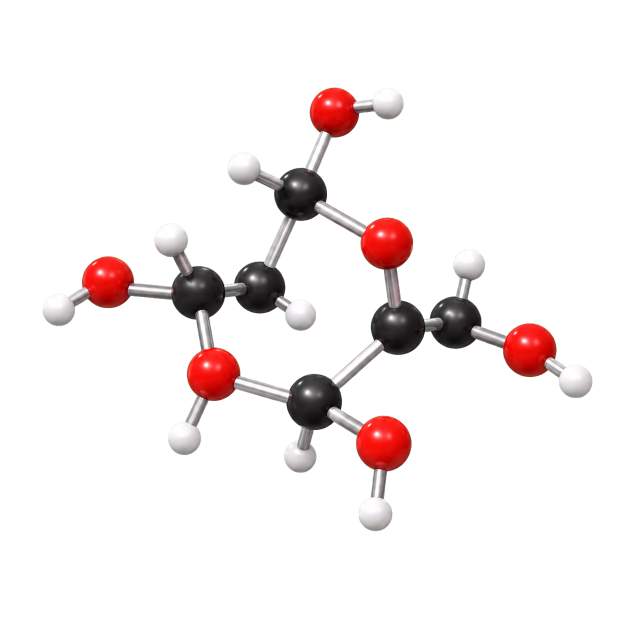
#> input picture cellular-respiration/assets/molecule-glucose-ai.png, 1254 x 1254 px (shown at 1/2 size)
$ python build_student_guide_en.py
#> lines starting #> are read from the running program, lines starting #| are printed output that depends on the picture
### cellular-respiration/build_student_guide.py
from pathlib import Path

from PIL import Image, ImageDraw, ImageFont
from docx import Document
from docx.enum.section import WD_SECTION
from docx.enum.table import WD_ALIGN_VERTICAL
from docx.enum.text import WD_ALIGN_PARAGRAPH
from docx.oxml import OxmlElement
from docx.oxml.ns import qn
from docx.shared import Inches, Pt, RGBColor


BASE = Path(__file__).resolve().parent
ASSETS = BASE / "assets"
OUT = BASE / "Guia de indagacion - Respiracion celular BioLab.docx"
SHOT = BASE / "guide-screenshot-clean.png"
MOLECULE_STRIP = BASE / "guia_moleculas_respiracion.png"
INQUIRY_IMG = BASE / "guia_ciclo_indagacion.png"


COLORS = {
    "navy": "0B3148",
    "blue": "2E74B5",
    "deep_blue": "1F4D78",
    "cyan": "BDEFF7",
    "cyan2": "DDF8FC",
    "mint": "DFF7E8",
    "gold": "FFF1BE",
    "orange": "F9D7AE",
    "rose": "F7D8DF",
    "lavender": "ECE0FF",
    "gray": "E8EEF5",
    "light": "F6FBFD",
    "white": "FFFFFF",
    "ink": "12324A",
    "muted": "4B6172",
}


def get_font(size=36, bold=False):
    candidates = [
        "C:/Windows/Fonts/arialbd.ttf" if bold else "C:/Windows/Fonts/arial.ttf",
        "C:/Windows/Fonts/calibrib.ttf" if bold else "C:/Windows/Fonts/calibri.ttf",
    ]
    for p in candidates:
        if Path(p).exists():
            return ImageFont.truetype(p, size)
    return ImageFont.load_default()


# [113 lines left out: functions create_molecule_strip, create_inquiry_image, set_cell_shading, set_cell_text, set_table_widths, shade_header and 1 more, not called in this run]


def add_heading(doc, text, level=1):
    p = doc.add_heading(text, level=level)
    return p


# [518 lines left out: functions add_callout, add_lines, add_checkbox_list, set_styles, apply_spanish_orthography, add_cover and 1 more, not called in this run]


# [2 lines that do not run on import are left out]

### cellular-respiration/build_student_guide_en.py
from pathlib import Path

from PIL import Image, ImageDraw
from docx import Document
from docx.enum.text import WD_ALIGN_PARAGRAPH
from docx.shared import Inches, Pt, RGBColor

from build_student_guide import (
    ASSETS,
    COLORS,
    add_callout,
    add_checkbox_list,
    add_heading,
    add_lines,
    add_table,
    get_font,
    set_cell_text,
    set_styles,
)


BASE = Path(__file__).resolve().parent
OUT = BASE / "Student Inquiry Guide - Cellular Respiration BioLab.docx"
SHOT = BASE / "guide-screenshot-clean-en.png"
MOLECULE_STRIP = BASE / "guide_respiration_molecules_en.png"
INQUIRY_IMG = BASE / "guide_inquiry_cycle_en.png"


def create_molecule_strip_en():
    items = [
        ("molecule-glucose-ai.png", "Glucose", "C6H12O6"),
        ("molecule-o2-ai.png", "Oxygen", "O2"),
        ("molecule-pyruvate-ai.png", "Pyruvate", "C3H3O3-"),
        ("molecule-atp-ai.png", "ATP", "energy"),
        ("molecule-co2-ai.png", "Carbon dioxide", "CO2"),
        ("molecule-h2o-ai.png", "Water", "H2O"),
        ("molecule-lactate-ai.png", "Lactate", "C3H5O3-"),
    ]
    w, h = 1500, 310
    img = Image.new("RGBA", (w, h), "#EAF8FB")
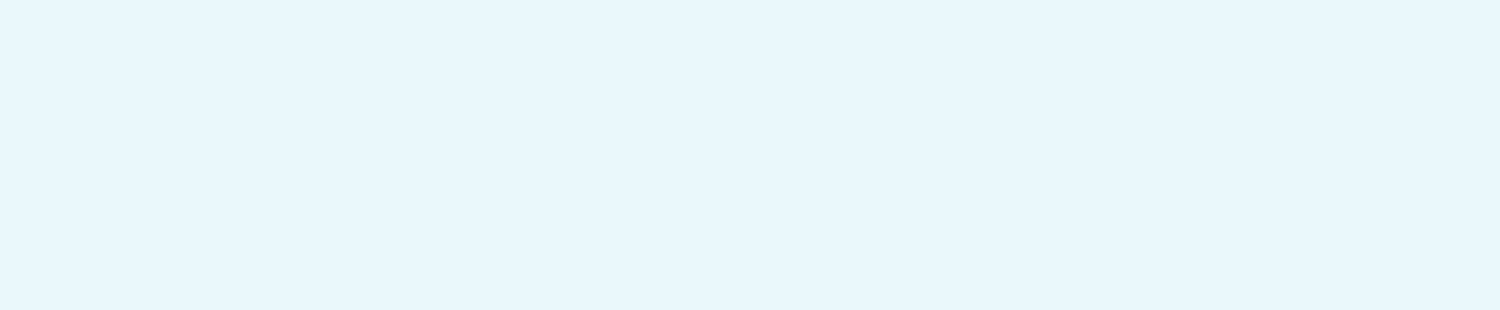
#> img: PIL image 1500x310 RGBA; mean R, G, B, A 234, 248, 251, 255
    draw = ImageDraw.Draw(img)
    title_font = get_font(34, True)
    label_font = get_font(23, True)
    small_font = get_font(20, False)
    draw.rounded_rectangle((14, 14, w - 14, h - 14), radius=34, fill="#EAF8FB", outline="#74C8D8", width=4)
    draw.text((42, 28), "Molecular nomenclature for interpreting the model", fill="#0B3148", font=title_font)
    cell_w = (w - 84) // len(items)
    for i, (file_name, label, formula) in enumerate(items):
        x = 42 + i * cell_w
        cx = x + cell_w // 2
        if i:
            draw.line((x - 12, 96, x - 12, h - 32), fill="#C7E5EC", width=2)
        mol = Image.open(ASSETS / file_name).convert("RGBA")
#> mol is the input picture: PIL image 1254x1254 RGBA; mean R, G, B, A 16.7, 10.6, 10.4, 27.2
        mol.thumbnail((128, 112), Image.LANCZOS)
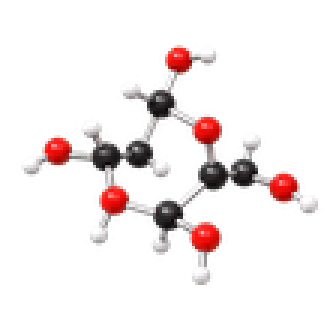
#> mol: PIL image 112x112 RGBA (shown 3 times larger); mean R, G, B, A 28.7, 19.6, 19.1, 27.2; transparent parts drawn white
        img.alpha_composite(mol, (cx - mol.width // 2, 100))
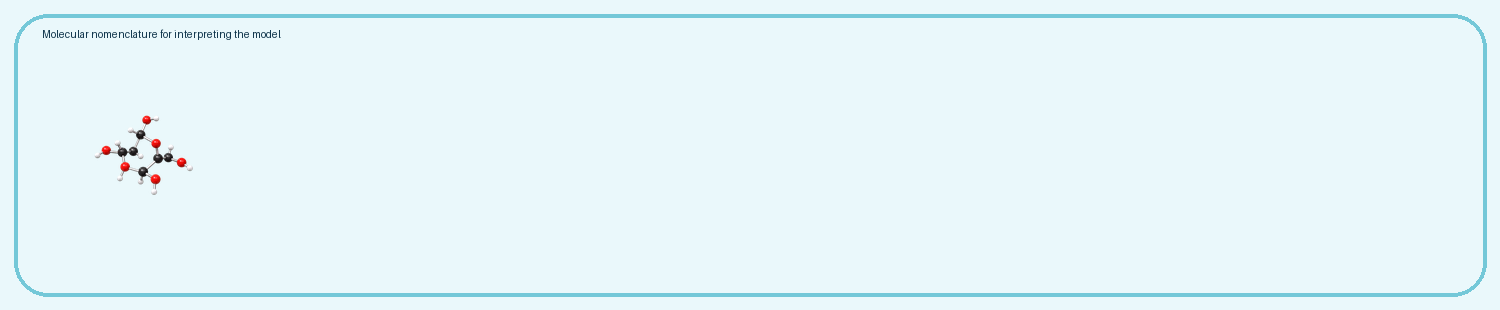
#> img: PIL image 1500x310 RGBA; mean R, G, B, A 230, 245.9, 249.3, 255
        tw = draw.textbbox((0, 0), label, font=label_font)
#> tw = (0, 2, 37, 10)
        draw.text((cx - (tw[2] - tw[0]) / 2, 220), label, fill="#0B3148", font=label_font)
        fw = draw.textbbox((0, 0), formula, font=small_font)
#> fw = (0, 2, 46, 10)
        draw.text((cx - (fw[2] - fw[0]) / 2, 252), formula, fill="#4B6172", font=small_font)
#> pass 2 of the loop in create_molecule_strip_en, `for i, (file_name, label, formula) in enumerate(items):`:
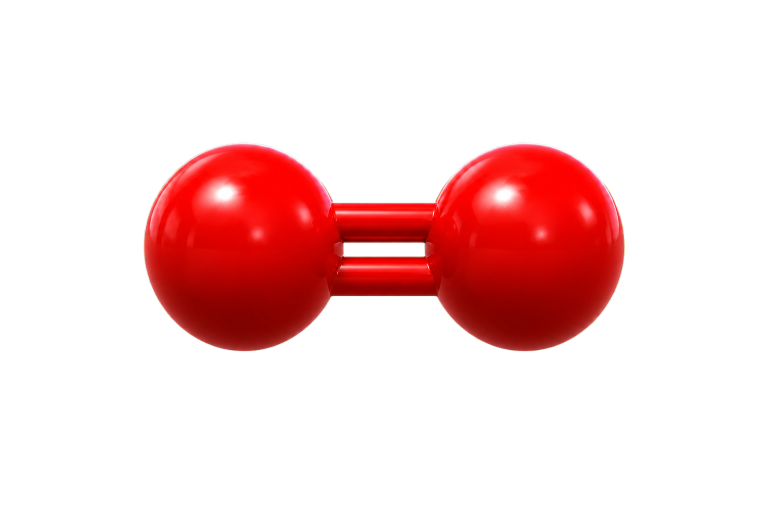
#> input picture cellular-respiration/assets/molecule-o2-ai.png, 1536 x 1024 px (shown at 1/2 size)
#> in create_molecule_strip_en, mol is the input picture: PIL image 1536x1024 RGBA; mean R, G, B, A 37.9, 4.3, 4.1, 46.9
#> in create_molecule_strip_en, `mol.thumbnail((128, 112), Image.LANCZOS)`:
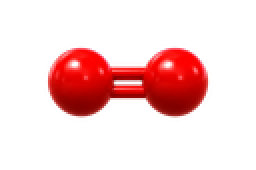
#> mol: PIL image 128x85 RGBA (shown 2 times larger); mean R, G, B, A 45.3, 8.4, 8.2, 47; transparent parts drawn white
#> in create_molecule_strip_en, `img.alpha_composite(mol, (cx - mol.width // 2, 100))`:
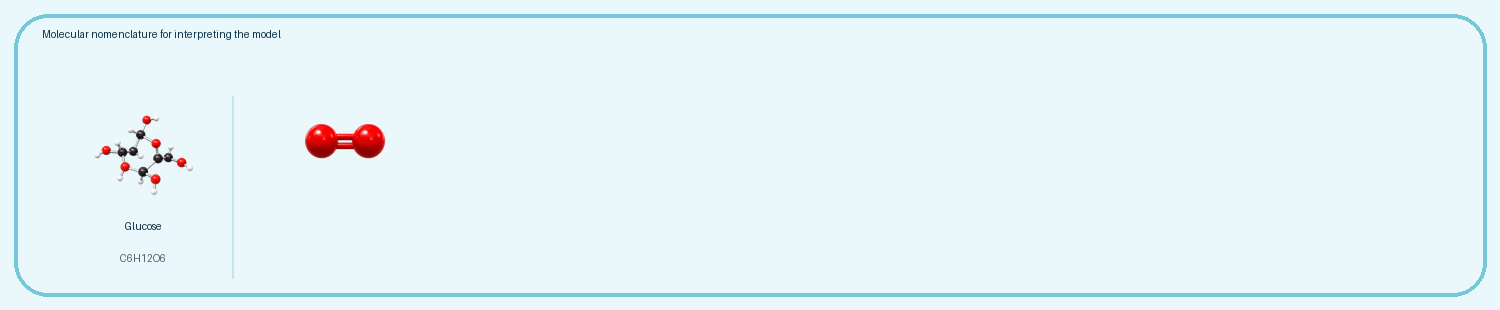
#> img: PIL image 1500x310 RGBA; mean R, G, B, A 229.8, 244.9, 248.3, 255
#> tw = (0, 2, 36, 12)
#> fw = (0, 2, 13, 10)
#> pass 3 of the loop in create_molecule_strip_en, `for i, (file_name, label, formula) in enumerate(items):`:
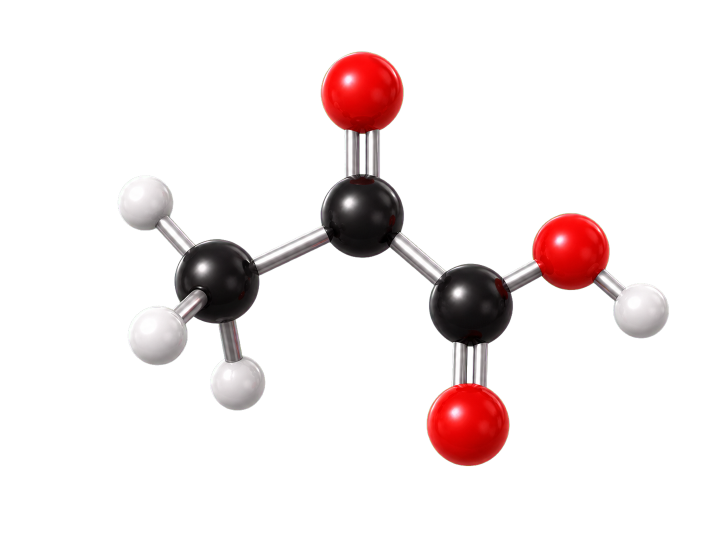
#> input picture cellular-respiration/assets/molecule-pyruvate-ai.png, 1448 x 1086 px (shown at 1/2 size)
#> in create_molecule_strip_en, mol is the input picture: PIL image 1448x1086 RGBA; mean R, G, B, A 19.1, 11.5, 11.5, 31.7
#> in create_molecule_strip_en, `mol.thumbnail((128, 112), Image.LANCZOS)`:
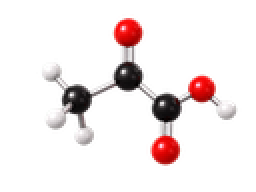
#> mol: PIL image 128x96 RGBA (shown 2 times larger); mean R, G, B, A 29.3, 19.6, 19.6, 31.6; transparent parts drawn white
#> in create_molecule_strip_en, `img.alpha_composite(mol, (cx - mol.width // 2, 100))`:
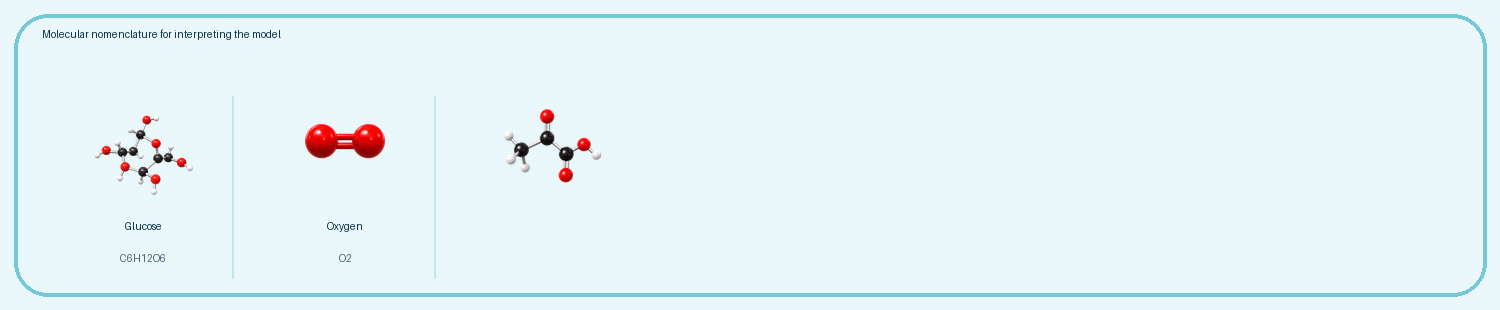
#> img: PIL image 1500x310 RGBA; mean R, G, B, A 229.5, 244.3, 247.7, 255
#> tw = (0, 2, 41, 12)
#> fw = (0, 2, 43, 10)
#> the loop made 5 passes; the first 3 are shown
    img.convert("RGB").save(MOLECULE_STRIP, quality=95)


# [70 lines left out: functions create_inquiry_image_en, add_cover_en, not called in this run]


def build_doc_en():
    create_molecule_strip_en()
    create_inquiry_image_en()
    doc = Document()
    section = doc.sections[0]
    section.page_width = Inches(8.5)
    section.page_height = Inches(11)
    section.top_margin = Inches(1)
    section.bottom_margin = Inches(1)
    section.left_margin = Inches(1)
    section.right_margin = Inches(1)
    section.header_distance = Inches(0.492)
    section.footer_distance = Inches(0.492)
    set_styles(doc)

    footer = section.footer.paragraphs[0]
    footer.alignment = WD_ALIGN_PARAGRAPH.CENTER
    fr = footer.add_run("Cellular Respiration BioLab - Student Inquiry Guide")
    fr.font.size = Pt(9)
    fr.font.color.rgb = RGBColor.from_string(COLORS["muted"])

    add_cover_en(doc)
    doc.add_page_break()

    add_heading(doc, "1. Before experimenting: scientific orientation", 1)
    doc.add_picture(str(INQUIRY_IMG), width=Inches(6.45))
    add_callout(
        doc,
        "Key idea",
        "A simulator is not used to guess answers: it is used to test relationships. Change one variable at a time, keep a control group, and support your conclusions with numerical and observational evidence.",
        COLORS["cyan2"],
    )
    add_heading(doc, "Learning objectives", 2)
    add_checkbox_list(
        doc,
        [
            "Formulate an investigable question about cellular respiration.",
            "Design a fair test by changing one independent variable and keeping the others constant.",
            "Record ATP/glucose, aerobic efficiency, oxygen debt, and lactate data.",
            "Explain why the cell shifts between aerobic respiration and lactic fermentation.",
            "Build a conclusion that connects evidence, biological reasoning, and model limitations.",
        ],
    )
    add_heading(doc, "Simulator variables", 2)
    add_table(
        doc,
        ["Manipulated variable", "Simulator unit", "What it represents biologically", "Initial prediction"],
        [
            ["Available glucose", "mg/dL", "Fuel that enters glycolysis and allows pyruvate formation.", ""],
            ["Available oxygen", "% O2", "Final electron acceptor in the electron transport chain.", ""],
            ["Mitochondrial activity", "%", "Capacity of inner membranes, enzymes, and organelles to produce ATP.", ""],
            ["Energy demand", "%", "The cell's ATP requirement: rest, exercise, or high activity.", ""],
            ["Cell temperature", "degrees C", "Enzyme speed and protein/membrane stability.", ""],
        ],
        [1.55, 1.05, 2.85, 1.05],
        COLORS["gray"],
        8,
    )

    doc.add_page_break()
    add_heading(doc, "2. Nomenclature and model reading", 1)
    doc.add_picture(str(MOLECULE_STRIP), width=Inches(6.45))
    add_heading(doc, "Simulator lab readings", 2)
    add_table(
        doc,
        ["Indicator", "Unit", "Reference value for interpretation", "How to use it in your analysis"],
        [
            ["ATP production", "ATP/glucose", "Aerobic respiration is commonly approximated at 30-32 ATP per glucose; the simulator scales up to 32.", "Compare whether your changes move the cell toward or away from efficient production."],
            ["Aerobic efficiency", "%", "High when glucose, O2, and functioning mitochondria are available.", "Explain whether the cell is using its substrates efficiently or whether a limitation appears."],
            ["Oxygen debt", "% O2", "Increases when demand exceeds oxygen availability.", "Relate high oxygen debt to lower aerobic ATP and higher lactate."],
            ["Lactic fermentation", "mmol/L", "Approximate normal blood lactate: 0.5-2.2 mmol/L; higher values suggest accumulation.", "Interpret whether the scenario simulates metabolic stress or low O2 availability."],
        ],
        [1.55, 1.0, 2.25, 1.7],
        COLORS["mint"],
        8,
    )
    add_heading(doc, "Your investigable question", 2)
    doc.add_paragraph("Write a question that can be answered by modifying only one simulator variable.")
    add_lines(doc, 3)
    add_heading(doc, "Hypothesis", 2)
    doc.add_paragraph("Write a causal prediction: if I modify ___, then ___, because ___.")
    add_lines(doc, 4)

    doc.add_page_break()
    add_heading(doc, "3. Experiment A: control group and glucose change", 1)
    add_callout(
        doc,
        "Experimental rule",
        "First press Control group. Then modify only glucose. Do not change oxygen, mitochondrial activity, demand, or temperature during this experiment.",
        COLORS["mint"],
    )
    add_table(
        doc,
        ["Trial", "Glucose (mg/dL)", "ATP/glucose", "Efficiency (%)", "CO2", "Lactate (mmol/L)", "Observation"],
        [
            ["Control", "90", "", "", "", "", ""],
            ["Low glucose", "20-50", "", "", "", "", ""],
            ["Medium glucose", "90", "", "", "", "", ""],
            ["High glucose", "150-180", "", "", "", "", ""],
        ],
        [0.72, 1.05, 0.88, 0.82, 0.62, 1.0, 1.45],
        COLORS["cyan"],
        7,
    )
    add_heading(doc, "Experiment A analysis", 2)
    add_table(
        doc,
        ["Analysis question", "Evidence-based answer"],
        [
            ["What happened to ATP when glucose was very low?", ""],
            ["Did high glucose always increase efficiency? Explain.", ""],
            ["Which variable did you keep constant to make the comparison fair?", ""],
        ],
        [2.15, 4.15],
        COLORS["gray"],
        8,
    )

    doc.add_page_break()
    add_heading(doc, "4. Experiment B: oxygen and lactic fermentation", 1)
    add_callout(
        doc,
        "Biological focus",
        "The electron transport chain needs oxygen as its final acceptor. When oxygen decreases, pyruvate may be redirected toward lactate and ATP production falls.",
        COLORS["rose"],
    )
    add_table(
        doc,
        ["Trial", "Oxygen (%)", "ATP/glucose", "O2 debt (%)", "Lactate (mmol/L)", "Oxygen state", "Interpretation"],
        [
            ["Control", "96", "", "", "", "", ""],
            ["Limited", "70", "", "", "", "", ""],
            ["Low", "55", "", "", "", "", ""],
            ["Critical", "30", "", "", "", "", ""],
        ],
        [0.72, 0.85, 0.9, 0.9, 1.0, 1.05, 1.05],
        COLORS["rose"],
        7,
    )
    add_heading(doc, "Argue", 2)
    doc.add_paragraph("Use your data to explain why lactate can increase even when glucose is still available.")
    add_lines(doc, 6)

    doc.add_page_break()
    add_heading(doc, "5. Experiment C: mitochondrion, demand, and temperature", 1)
    add_table(
        doc,
        ["Scenario", "Mitochondrial activity (%)", "Demand (%)", "Temperature (C)", "ATP/glucose", "Cell balance", "Biological explanation"],
        [
            ["Efficient mitochondrion", "80-100", "55", "37", "", "", ""],
            ["Low mitochondrial activity", "10-40", "55", "37", "", "", ""],
            ["High demand", "80", "120-140", "37", "", "", ""],
            ["Heat stress", "80", "55", "40-44", "", "", ""],
        ],
        [1.0, 1.1, 0.78, 0.78, 0.78, 0.85, 1.35],
        COLORS["lavender"],
        7,
    )
    add_heading(doc, "Comparative mini-conclusion", 2)
    doc.add_paragraph("Which factor reduced cell balance the most: low mitochondrial activity, high demand, or extreme temperature? Justify with data.")
    add_lines(doc, 7)

    doc.add_page_break()
    add_heading(doc, "6. Free inquiry design", 1)
    add_callout(
        doc,
        "Your challenge",
        "Design your own experiment with at least three trials. You must control variables, record data, and defend a conclusion.",
        COLORS["gold"],
    )
    add_table(
        doc,
        ["Design element", "Your proposal"],
        [
            ["Investigable question", ""],
            ["Hypothesis", ""],
            ["Independent variable", ""],
            ["Controlled variables", ""],
            ["Main dependent variable", ""],
            ["Criterion for accepting or rejecting the hypothesis", ""],
        ],
        [2.05, 4.25],
        COLORS["gray"],
        8,
    )
    add_table(
        doc,
        ["Trial", "Changed variable", "ATP/glucose", "Efficiency", "O2 debt", "Lactate", "Visual evidence observed"],
        [["1", "", "", "", "", "", ""], ["2", "", "", "", "", "", ""], ["3", "", "", "", "", "", ""], ["4 optional", "", "", "", "", "", ""]],
        [0.62, 1.25, 0.78, 0.78, 0.78, 0.78, 1.35],
        COLORS["cyan"],
        7,
    )
    add_heading(doc, "CER conclusion", 2)
    add_table(
        doc,
        ["C", "Claim", ""],
        [["E", "Evidence", ""], ["R", "Biological reasoning", ""]],
        [0.45, 1.75, 4.1],
        COLORS["mint"],
        8,
    )

    doc.add_page_break()
    add_heading(doc, "7. Discussion, transfer, and metacognition", 1)
    add_heading(doc, "Closing questions", 2)
    closing = [
        "Why does the cell not always produce the same amount of ATP even when it has glucose?",
        "What is the difference between having a lot of fuel and having the real capacity to transform it into ATP?",
        "What simulator evidence indicates that the cell is relying more on lactic fermentation?",
        "What limitations does this model have compared with a real cell?",
    ]
    for question in closing:
        doc.add_paragraph(question, style="List Number")
        add_lines(doc, 2)
    add_heading(doc, "Quick rubric", 2)
    add_table(
        doc,
        ["Criterion", "4 - Advanced", "3 - Achieved", "2 - Developing", "1 - Beginning"],
        [
            ["Question and hypothesis", "Measurable question and causal hypothesis.", "Clear question and appropriate hypothesis.", "Broad question or incomplete hypothesis.", "No causal relationship is identified."],
            ["Variable control", "Changes one variable and justifies controls.", "Keeps the main controls constant.", "Changes several variables without explaining.", "No experimental control."],
            ["Data analysis", "Uses numbers, trends, and comparisons.", "Uses sufficient data.", "Mentions data without interpreting them.", "Answers without evidence."],
            ["Biological reasoning", "Connects glycolysis, mitochondrion, O2, ATP, and lactate.", "Explains the main relationship.", "Partial explanation.", "Confuses key processes."],
        ],
        [1.25, 1.3, 1.3, 1.25, 1.2],
        COLORS["orange"],
        7,
    )
    add_heading(doc, "Reference sources", 2)
    refs = [
        "OpenStax Biology 2e, Chapter 7: glycolysis, cellular respiration, and electron transport chain. https://openstax.org/books/biology-2e/pages/7-introduction",
        "MedlinePlus, Lactic Acid Test: approximate normal range 0.5-2.2 mmol/L. https://medlineplus.gov/ency/article/003507.htm",
        "Cleveland Clinic, Blood Oxygen Level: usual normal saturation 95-100%. https://my.clevelandclinic.org/health/diagnostics/22447-blood-oxygen-level",
    ]
    for ref in refs:
        p = doc.add_paragraph(style="List Bullet")
        r = p.add_run(ref)
        r.font.size = Pt(9)
        r.font.color.rgb = RGBColor.from_string(COLORS["muted"])

    doc.save(OUT)
    return OUT


if __name__ == "__main__":
#> (the run stopped early here; a loop or call above may not have finished)
